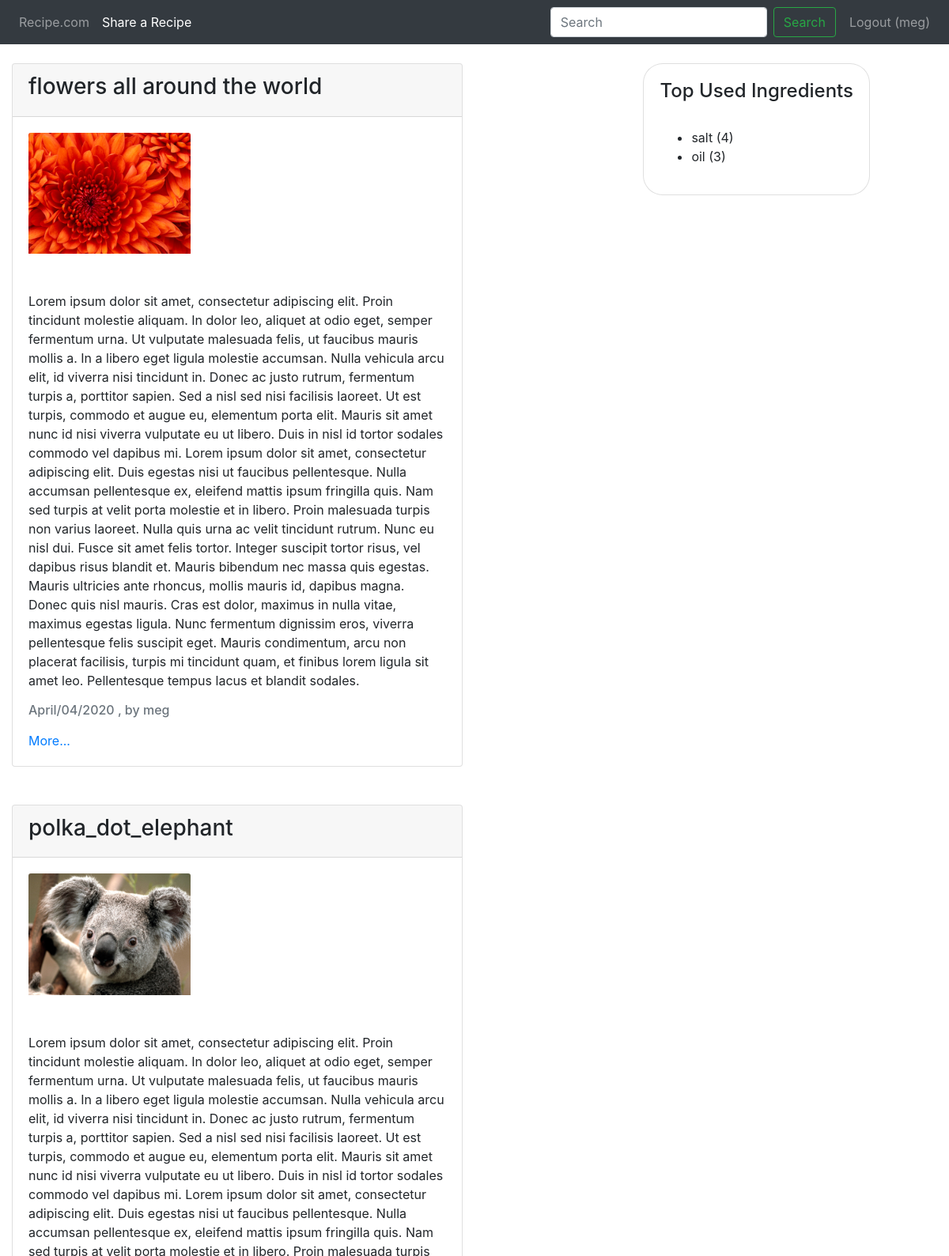
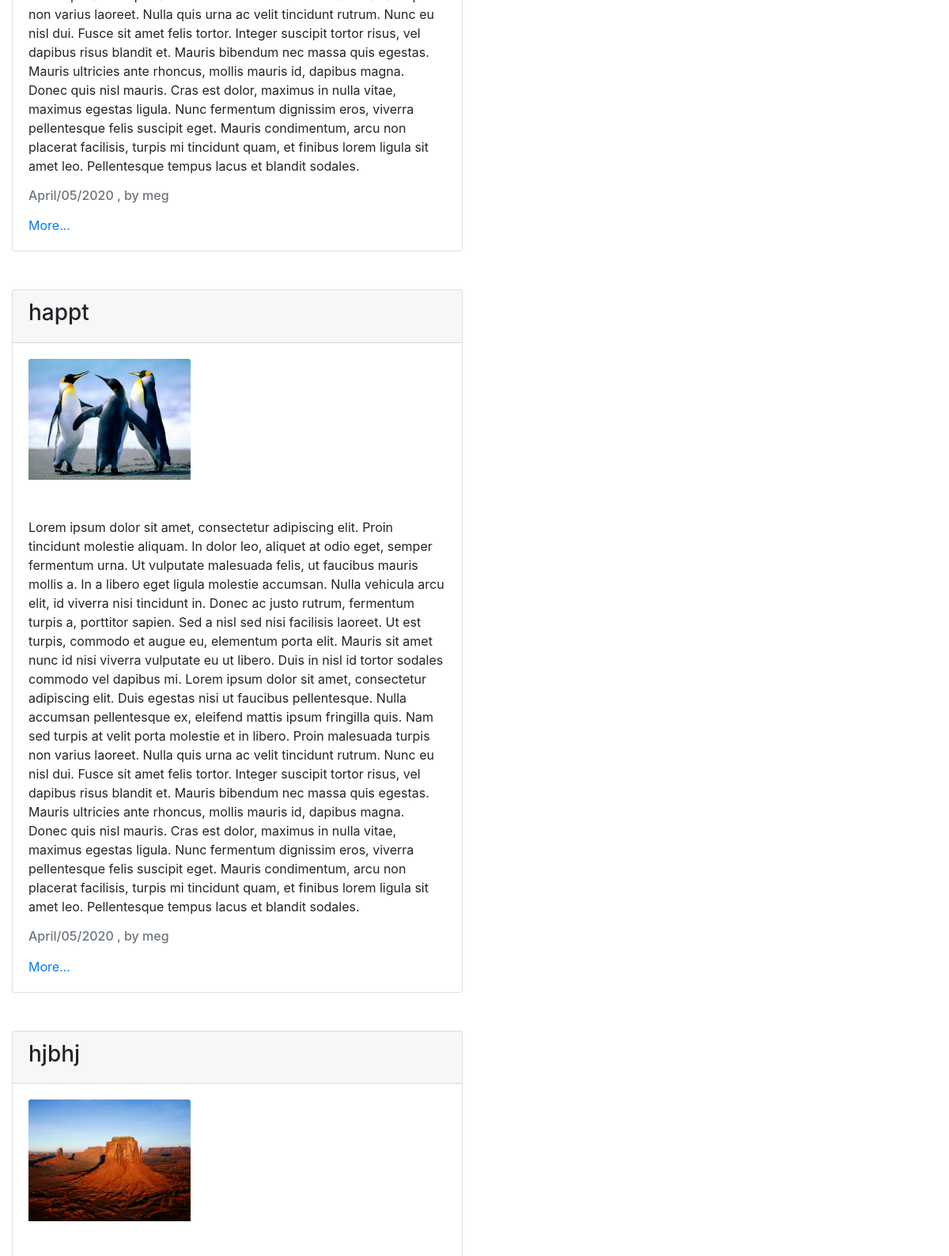
Page /recipes/ (signed in, upper part) on the committed database (2 pictures, top to bottom).
### recipes/models.py (models this page shows, shortened)
class Recipe(models.Model):
    DIFFICULTY_CHOICES = [
        ("e", "Easy"),
        ("m", "Medium"),
        ("a", "Advanced")
    ]
    ingredients = models.ManyToManyField(Ingredient, related_name="recipes")
    user = models.ForeignKey(User, on_delete=models.CASCADE, related_name="recipes")
    name = models.CharField(max_length=255)
    image = models.ImageField()
    description = models.TextField()
    date_created = models.DateTimeField(default=timezone.now, editable=False)
    difficulty = models.CharField(max_length=1, choices=DIFFICULTY_CHOICES)

class Ingredient(models.Model):
    name = models.CharField(max_length=255, unique=True)

### recipes/views.py (the view, shortened to what this page needs)
class IndexView(generic.ListView):
    template_name = 'recipes/index.html'
    def get_queryset(self):
        queryset = Recipe.objects.all()
        query_string = self.request.GET.get('q')
        ingredient_keywords_count = 0
        ingredient_queryset =  queryset
        return queryset
    def get_context_data(self, **kwargs):
        context = super().get_context_data(**kwargs)
        context['top_ingredients'] = Ingredient.objects.annotate(recipes_count=Count('recipes')).order_by("-recipes_count")[:5]
        return context

### recipes/templates/recipes/index.html
{% extends 'recipes/base.html' %}
{% block body %}
{%for recipe in object_list %}
<div class="container-fluid">
    <div class="row">
        <div class="col-md-6">
            <div class="card">
                <div class="card-header"> <h3>{{recipe.name}}</h3></div>
                <div class="card-body">
                    <div class="col-md-5" style="padding-left: 0"> <img src="{{ recipe.image.url }}" class="card-img-top"> </div>
                    <br> </br>
                    <p class="card-text">{{ recipe.description }}</p>
                    <p class="card-text">
                        <h6 class="text-muted"> {{ recipe.date_created|date:"F/d/Y" }} , by {{ recipe.user }} </h6>
                    </p>
                    <a href="{% url 'recipes:detail' recipe.id %}" class="stretched-link">More...</a>
                </div>
            </div>
        </div>
        {% if forloop.first %}
            <div class="pull-right" style="position: absolute; right:100px;">
                <div class="card" style="max-width: 18rem; border-radius: 25px; ">
                    <div class="card-body">
                        <h4 class="text-center"> Top Used Ingredients</h4><br>
                        <ul>
                            {% for ingredient in top_ingredients %}
                            <li>
                                {{ ingredient.name }} ({{ ingredient.recipes_count }})
                            </li>
                            {% endfor %}
                        </ul>
                    </div>
                </div>
            </div>
        </div>
        {% endif %}
    </div>
</div>
<br></br>
{% endfor %}
{% endblock %}

### recipes/templates/recipes/base.html (shortened to what this page needs)
<!DOCTYPE html>
<html lang="en">
<head>
    {% load staticfiles %}
    <link rel="stylesheet" href="https://maxcdn.bootstrapcdn.com/bootstrap/4.0.0/css/bootstrap.min.css">
    <link href="https://emoji-css.afeld.me/emoji.css" rel="stylesheet">
</head>
<body>
  <nav class="navbar navbar-expand-lg navbar-dark bg-dark">
    <div class="collapse navbar-collapse" id="navbarSupportedContent">
      <ul class="navbar-nav mr-auto">
        <li class="nav-item">
          <a class="nav-link" href="{% url 'recipes:index' %}">Recipe.com <span class="sr-only">(current)</span></a>
        </li>
        {% if user.is_authenticated %}
        <li class="nav-item active">
          <a class="nav-link" href="{% url 'recipes:create' %}">Share a Recipe</a>
        </li>
        {% endif %}
      </ul>
      <form action="{% url 'recipes:index' %}" class="form-inline my-2 my-lg-0" method="get">
        <input name="q" class="form-control mr-sm-2" type="search" placeholder="Search" aria-label="Search">
        <button class="btn btn-outline-success my-2 my-sm-0" type="submit">Search</button>
      </form>
      <ul class="navbar-nav mr-right">
        {% if user.is_authenticated %}
        <li class="nav-item">
          <a class="nav-link" href="{% url 'users:logout' %}">
            &nbsp; Logout ({{user.username}})
          </a>
        </li>
        {% endif %}
      </ul>
    </div>
  </nav>
  <br>
{% block body %}
{% endblock %}
</body>
</html>

### rows in the picture
Recipe: name "flowers all around the world", image (picture), description "Lorem ipsum dolor sit amet, consectetur adipiscing elit. Proin tincidunt molestie aliquam. In dolor leo, aliquet at odio eget, semper fermentum urna. Ut vulputate malesuada felis, ut faucibus mauris mollis a. In a libero eget ligula molestie accumsan. Nulla vehicula arcu elit, id viverra nisi tincidunt in. Donec ac justo rutrum, fermentum turpis a, porttitor sapien. Sed a nisl sed nisi facilisis laoreet. Ut est turpis, commodo et augue eu, elementum porta elit. Mauris sit amet nunc id nisi viverra vulputate eu ut libero. Duis in nisl id tortor sodales commodo vel dapibus mi. Lorem ipsum dolor sit amet, consectetur adipiscing elit. Duis egestas nisi ut faucibus pellentesque. Nulla accumsan…", date_created "April/04/2020", user "meg"
Ingredient: name "salt", recipes_count "4"
Ingredient: name "oil", recipes_count "3"
Recipe: name "polka_dot_elephant", image (picture), description "Lorem ipsum dolor sit amet, consectetur adipiscing elit. Proin tincidunt molestie aliquam. In dolor leo, aliquet at odio eget, semper fermentum urna. Ut vulputate malesuada felis, ut faucibus mauris mollis a. In a libero eget ligula molestie accumsan. Nulla vehicula arcu elit, id viverra nisi tincidunt in. Donec ac justo rutrum, fermentum turpis a, porttitor sapien. Sed a nisl sed nisi facilisis laoreet. Ut est turpis, commodo et augue eu, elementum porta elit. Mauris sit amet nunc id nisi viverra vulputate eu ut libero. Duis in nisl id tortor sodales commodo vel dapibus mi. Lorem ipsum dolor sit amet, consectetur adipiscing elit. Duis egestas nisi ut faucibus pellentesque. Nulla accumsan…", date_created "April/05/2020", user "meg"
Recipe: name "happt", image (picture), description "Lorem ipsum dolor sit amet, consectetur adipiscing elit. Proin tincidunt molestie aliquam. In dolor leo, aliquet at odio eget, semper fermentum urna. Ut vulputate malesuada felis, ut faucibus mauris mollis a. In a libero eget ligula molestie accumsan. Nulla vehicula arcu elit, id viverra nisi tincidunt in. Donec ac justo rutrum, fermentum turpis a, porttitor sapien. Sed a nisl sed nisi facilisis laoreet. Ut est turpis, commodo et augue eu, elementum porta elit. Mauris sit amet nunc id nisi viverra vulputate eu ut libero. Duis in nisl id tortor sodales commodo vel dapibus mi. Lorem ipsum dolor sit amet, consectetur adipiscing elit. Duis egestas nisi ut faucibus pellentesque. Nulla accumsan…", date_created "April/05/2020", user "meg"
Recipe: name "hjbhj", image (picture)

### other values in the picture
{{ user.username }} "meg"
